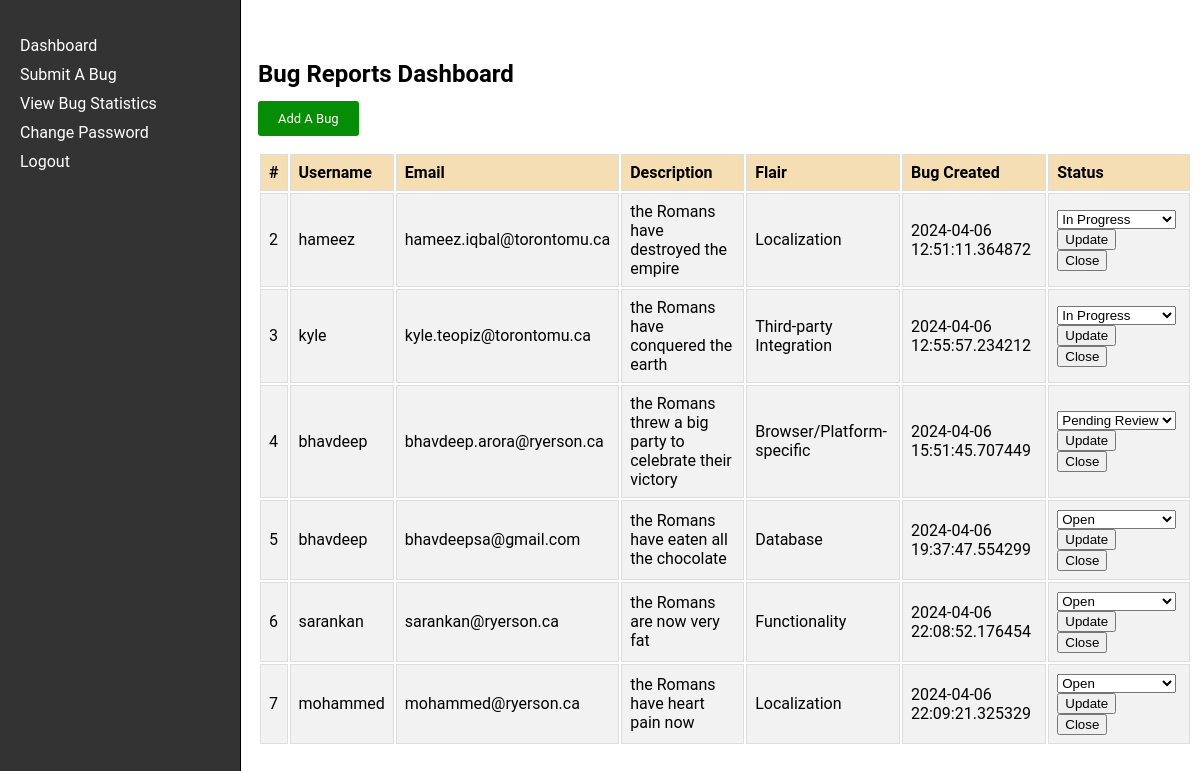
Page /dashboard on the earlier database version.
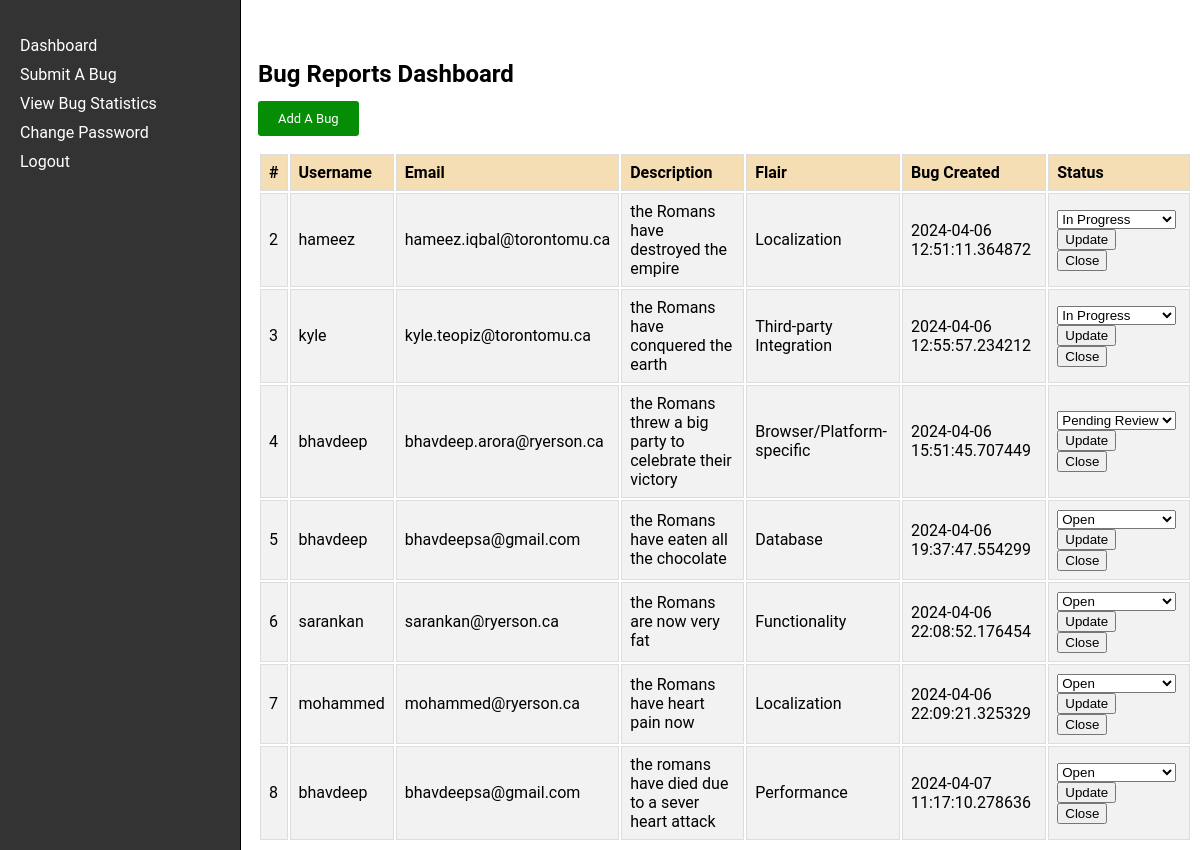
Same page on the later database version.
### app.py (models this page shows)
class Bug(db.Model, UserMixin):
    id = db.Column(db.Integer, primary_key=True)
    username = db.Column(db.String(20), nullable=False)
    email = db.Column(db.String(50), nullable=False)
    bug_description = db.Column(db.String(800), nullable=False)
    bug_flair = db.Column(db.String(20), nullable=True)
    bug_status = db.Column(db.String(20), nullable=True)
    timestamp = db.Column(db.DateTime, nullable=False, default=datetime.now)

### app.py (the view)
@app.route('/dashboard', methods=['GET', 'POST'])
def dashboard():
    bug_reports = Bug.query.all()
    return render_template('dashboard.html', bug_reports=bug_reports)

### templates/dashboard.html (shortened to what this page needs)
<!DOCTYPE html>
<html lang="en">
<head>
    <link rel="stylesheet" href="../static/dashboard.css">
</head>
<body>
    <div class="navbar">
        <ul>
            <li><a href="{{ url_for('dashboard') }}">Dashboard</a></li>
            <li><a href="{{ url_for('submit_bug') }}">Submit A Bug</a></li>
            <li><a href="{{ url_for('bug_graphs') }}">View Bug Statistics</a></li>
            <li><a href="{{ url_for('change_password')}}">Change Password</a></li>
            <li><a href="{{ url_for('logout') }}">Logout</a></li>
        </ul>
    </div>
    <div class="table">
        <h2>Bug Reports Dashboard</h2>
        <a href="{{ url_for('submit_bug') }}" class="add-a-bug">Add A Bug</a>
        <table class="bug-report-table">
            <tr>
                <th>#</th>
                <th>Username</th>
                <th>Email</th>
                <th>Description</th>
                <th>Flair</th>
                <th>Bug Created</th>
                <th>Status</th>
            </tr>
            {% for bug in bug_reports %}
            <tr>
                <td>{{ bug.id }}</td>
                <td>{{ bug.username }}</td>
                <td>{{ bug.email }}</td>
                <td>{{ bug.bug_description }}</td>
                <td>{{ bug.bug_flair }}</td>
                <td>{{ bug.timestamp }}</td>
                <td>
                    <form method="POST" action="{{ url_for('update_bug_status', bug_id=bug.id) }}">
                        <select name="bug_status">
                            <option value="Open" {% if bug.bug_status == 'Open' %} selected {% endif %}>Open</option>
                            <option value="In Progress" {% if bug.bug_status == 'In Progress' %} selected {% endif %}>In Progress</option>
                            <option value="Pending Review" {% if bug.bug_status == 'Pending Review' %} selected {% endif %}>Pending Review</option>
                        </select>
                        <input type="submit" value="Update">
                    </form>
                    <form method="POST" action="{{ url_for('close_bug', bug_id=bug.id) }}">
                        <input type="submit" value="Close">
                    </form>
                </td>
            </tr>
            {% endfor %}
        </table>
    </div>
</body>
</html>

### static/dashboard.css (style rules this page uses)
body { font-family: "Roboto", sans-serif; }
.navbar { width: 200px; height: 100%; position: fixed; top: 0; left: 0; background-color: #333; padding: 20px; color: white; border-right: 1px solid black; }
.navbar ul { list-style-type: none; padding: 0; }
.navbar li { margin-bottom: 10px; }
.navbar li a { color: white; text-decoration: none; }
.table { margin-left: 250px; width: calc(100% - 250px); margin-top: 60px; border-collapse: collapse; }
.table th, .table td { border: 1px solid #ddd; padding: 8px; }
.table th { background-color: wheat; text-align: left; }
.table tr:nth-child(even) { background-color: #f2f2f2; }
.table tr { background-color: #f2f2f2; }
.add-a-bug { background-color: rgb(5, 142, 5); color: #fff; border: none; border-radius: 3px; padding: 10px 20px; cursor: pointer; text-decoration: none; font-size: small; }
.bug-report-table { margin-top: 25px; }

Differences in the rows shown:
added Bug: id "8", username "bhavdeep", email "bhavdeepsa@gmail.com", bug_description "the romans have died due to a sever heart attack", bug_flair "Performance", timestamp "2024-04-07 11:17:10.278636", bug_status "Open"
